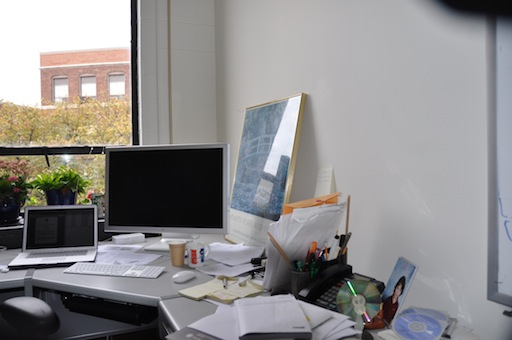
#> input picture Project 2/DanaOffice/DSC_0308.JPG, 512 x 340 px
$ jupyter execute --allow-errors 'Harris Corner Matching.ipynb'
#> lines starting #> are read from the running program, lines starting #| are printed output that depends on the picture; long printed decimals are rounded
[cell 1]
import numpy as np
from scipy import ndimage as nd
from PIL import Image, ImageDraw
import matplotlib.pyplot as plt

[cell 2]
# Gradient in x-direction
def Sobelx(image):
    sobelx = np.array([[1,0,-1],
                    [2,0,-2],
                    [1,0,-1]])
    Ix = nd.convolve(image,sobelx)
    return Ix


# Gradient in y-direction
def Sobely(image):
    sobely = np.array([[ 1, 2, 1],
                    [ 0, 0, 0],
                    [-1,-2,-1]])

    Iy = nd.convolve(image,sobely)
    return Iy


# Convert RGB to grayscale
def rgb2gray(image):
    image = np.array(image)
    r, c, ch = image.shape
    gray = np.zeros([r,c])

    gray = np.mean(image, axis=2)
    return gray


# Reduce image size
def reduceRes(image,factor):
    r,c = image.size
    r = int(np.floor(r/factor))
    c = int(np.floor(c/factor))
    new = image.resize((r,c))
    return new


# Box filter for smoothing
def boxFilter(image,rc):
    box = np.ones([rc,rc])/rc**2
    image = nd.convolve(image,box)
    return image


# Pad image with zeros
def pad(image,filter):
    r,c = filter.shape
    factor = int(np.floor(r/2))

    r_img, c_img = image.shape
    pad = np.zeros([r_img,factor])
    image = np.hstack([pad,image,pad])

    r_img, c_img = image.shape
    pad = np.zeros([factor,c_img])
    image = np.vstack([pad,image,pad])

    return image


# Normalized Cross Correlation
def norm_cross_corr(image,filter):
    r,c = image.shape
    ncc = np.zeros([r,c])

    padded = pad(image,filter)

    for i in range(r):
        for j in range(c):
            f = padded[i:i+filter.shape[0],j:j+filter.shape[1]]
            len_f = np.sqrt(np.sum(f**2))
            if len_f==0:
                norm_f = np.zeros(f.shape)
            else:
                norm_f = f/len_f
            norm_g = filter/np.sqrt(np.sum(filter**2))

            if filter.size != norm_f.size:
                print('Norm F:', norm_f)
                print('Filter:',filter)

            norm_f = np.reshape(norm_f,[1,filter.size])
            norm_g = np.reshape(norm_g,[filter.size,1])
            ncc[i,j] = np.dot(norm_f,norm_g)

    return ncc


# Harris Corner Detector
def HarrisCorner(image,threshold,width):

    # Peak finding for nonmax supression
    def peaks(image,window):
        factor = int(np.floor(window.shape[0]/2))
        image = pad(image,window)
        peaks = np.zeros([image.shape[0],image.shape[1]])

        for i in range(1,image.shape[0]-1):
            for j in range(1,image.shape[1]-1):
                window = image[i-1:i+2,j-1:j+2]
                if image[i,j]==np.amax(window):
                    peaks[i,j] = image[i,j]


        # remove padding
        peaks = peaks[factor:-factor,factor:-factor]

        return peaks

    # remove corners that are near the edge
    def nearEdge(corners,width):
        '''
        # Remove isolated corners in a window
        good_corners = np.copy(corners)
        good_corners[good_corners>0] = 1
        good_corners[good_corners<0] = 0
        print('Previous corners with edges:', np.sum(good_corners))
        '''
        r,c = corners.shape
        edge = int(np.floor((width-1)/2))
        corners[0:edge,:] = 0
        corners[r-edge:r,:] = 0

        corners[:,0:edge] = 0
        corners[:,c-edge:c] = 0
        '''
        # Remove isolated corners in a window
        good_corners = np.copy(corners)
        good_corners[good_corners>0] = 1
        good_corners[good_corners<0] = 0
        print('Corners after removing edges:', np.sum(good_corners))
        '''
        return corners


    # Find gradients
    Ix = Sobelx(image)
    Iy = Sobely(image)
    Ixx = Ix**2
    Iyy = Iy**2

    # Compute R values
    detM = Ixx*Iyy
    traceM = Ixx+Iyy
    k = 0.05
    R = detM - k*traceM**2

    # Threshold values
    R[R <= threshold*np.amax(R)] = 0

    # Nonmax Supression
    R = peaks(R,np.ones([3,3]))

    # Remove corners near the edge
    R = nearEdge(R,width)

    return R


# Reduce threshold until ~1% of pixels are corners
def reducedHarris(image,width):

    threshold = 1.0
    ratio = 101
    while ratio >= 100:
        threshold = 0.1*threshold

        corners = HarrisCorner(image,threshold,width)
        # Number of corners
        idx = np.where(corners>0)
        idx = np.array(idx).T
        ratio = image.size/idx.shape[0]

    print('Threshold:',threshold)
    print('Corners:',idx.shape[0])

    return corners


# Draw lines between matches
def drawLines(image1,image2,matches,threshold):

    offset = image1.shape[0]
    x = np.copy(matches[:,0:4:2])
    x[:,1] = x[:,1] + offset
    y = np.copy(matches[:,1:4:2])

    both = np.vstack([image1,image2])
    plt.imshow(both,cmap='gray')
    for i in range(0,x.shape[0]):
        if matches[i,-1] >= threshold:
            plt.plot(y[i,:],x[i,:])

    return


# Normalized Cross Correlation of two equal shaped patches
def patchNCC(f,g):

    len_f = np.sqrt(np.sum(f**2))
    norm_f = f/len_f

    len_g = np.sqrt(np.sum(g**2))
    norm_g = g/len_g

    norm_f = np.reshape(norm_f,[1,f.size])
    norm_g = np.reshape(norm_g,[g.size,1])
    ncc = np.dot(norm_f,norm_g)

    return ncc


# Find matches from im1 to im2
def patch2patch(im1,im2,corners1,corners2,width,num_matches):

    # Patch from location
    def getPatch(im,r,c,width):
        left = int( (width-1)/2 )
        right = int( (width-1)/2 + 1 )
        patch = im[r-left:r+right,c-left:c+right]
        return patch

    def cornerCoord(corners):
        idx = np.where(corners>0)
        idx = np.array(idx).T
        return idx

    # Find patch coordinates
    coord1 = cornerCoord(corners1)
    coord2 = cornerCoord(corners2)

    matches = np.zeros([num_matches,5])

    i = 0
    while i<num_matches:
        r1 = coord1[i,0]
        c1 = coord1[i,1]
        match = np.array([r1,c1,0,0,0])

        # Match the patch to second image
        patch1 = getPatch(im1,r1,c1,width)

        for j in range(coord2.shape[0]):
            r2 = coord2[j,0]
            c2 = coord2[j,1]
            patch2 = getPatch(im2,r2,c2,width)

            ncc = patchNCC(patch1,patch2)
            if ncc >= match[4]:
                match = [r1,c1,r2,c2,ncc]

        matches[i,:] = match
        i+=1

    return matches

# Load Image, Reduce Size, Convert to Gray

[cell 3]
# Load image1
file = 'DanaHallWay1/DSC_0282.JPG'
file = 'DanaOffice/DSC_0308.JPG'
image = Image.open(file)
#> image is the input picture: PIL image 512x340 RGB; mean R, G, B 141.8, 140, 139.9

resize = np.max(image.size)/100
#> resize = 5.12

# Reduce resolution
image1 = reduceRes(image,resize)
# Convert to grayscale
gray1 = rgb2gray(image1)

# Load image2
file = 'DanaHallWay1/DSC_0283.JPG'
file = 'DanaOffice/DSC_0309.JPG'
image = Image.open(file)
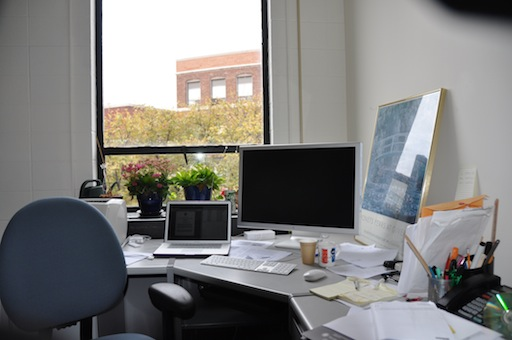
#> input picture Project 2/DanaOffice/DSC_0309.JPG, 512 x 340 px
#> image is the input picture: PIL image 512x340 RGB; mean R, G, B 127.9, 127.3, 125.7
# Reduce resolution
image2 = reduceRes(image,resize)
#> call 2 of reduceRes, with factor = 5.12
#> in reduceRes (call 2), `new = image.resize((r,c))`:
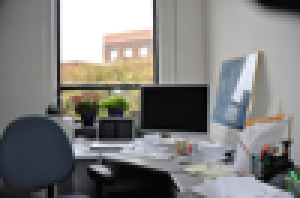
#> new: PIL image 100x66 RGB (shown 3 times larger); mean R, G, B 127.9, 127.2, 125.6
# Convert to grayscale
gray2 = rgb2gray(image2)
#> in rgb2gray (call 2), `gray = np.mean(image, axis=2)`:
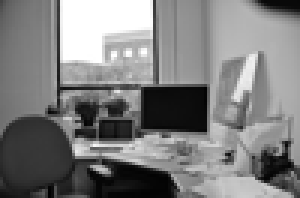
#> gray: shape (66, 100) float64 (shown 3 times larger); min 0.667, max 255, mean 126.9

# Add blurring to reduce noise level

[cell 4]
# Smooth image
blur = 1
im1 = boxFilter(gray1,blur)
im2 = boxFilter(gray2,blur)

plt.imshow(im1,cmap='gray')
plt.show()
plt.imshow(im2,cmap='gray')

[cell 5]
# Find sparse corners
print('Finding corners...')
width = 7
corners1 = reducedHarris(im1,width)
#> the loop in reducedHarris, `while ratio >= 100:` made 2 passes
#> idx on passes 1 to 2: 38 positions, rows 16 to 62, columns 5 to 76, 106 positions, rows 4 to 62, columns 3 to 95
#> pass 1, in Sobelx, `Ix = nd.convolve(image,sobelx)`:
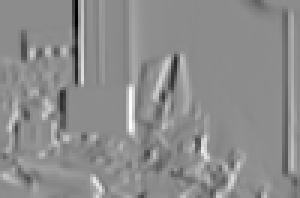
#> Ix: shape (66, 100) float64 (shown 3 times larger); min -816.7, max 661.3, mean 1.3; drawn with min black and max white
#> pass 1, in Sobely, `Iy = nd.convolve(image,sobely)`:
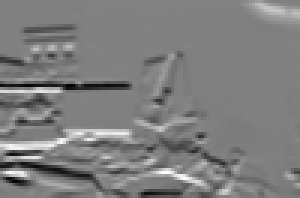
#> Iy: shape (66, 100) float64 (shown 3 times larger); min -655.3, max 646.3, mean -9.8; drawn with min black and max white
#> pass 1, in HarrisCorner, `Iyy = Iy**2`:
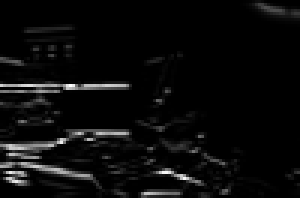
#> Iyy: shape (66, 100) float64 (shown 3 times larger); min 0, max 429461.8, mean 18843.2; drawn with min black and max white
#> after the loop in reducedHarris, `while ratio >= 100:`: threshold = 0.01
#| Threshold: 0.01
#| Corners: 106
corners2 = reducedHarris(im2,width)
#> the loop in reducedHarris (call 2), `while ratio >= 100:` made 2 passes
#> idx on passes 1 to 2: 37 positions, rows 20 to 62, columns 20 to 96, 100 positions, rows 14 to 62, columns 15 to 96
#> pass 1, in Sobelx (call 3), `Ix = nd.convolve(image,sobelx)`:
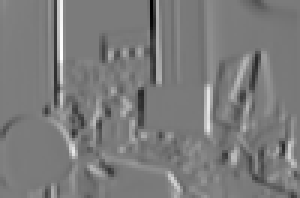
#> Ix: shape (66, 100) float64 (shown 3 times larger); min -796, max 852, mean 3.9; drawn with min black and max white
#> pass 1, in Sobely (call 3), `Iy = nd.convolve(image,sobely)`:
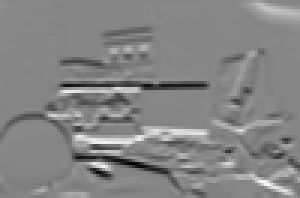
#> Iy: shape (66, 100) float64 (shown 3 times larger); min -773.3, max 697.3, mean -8.2; drawn with min black and max white
#> pass 1, in HarrisCorner (call 3), `Ixx = Ix**2`:
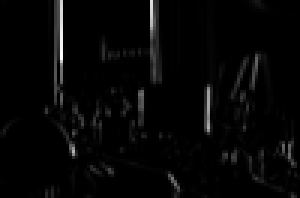
#> Ixx: shape (66, 100) float64 (shown 3 times larger); min 0, max 725904, mean 17808.9; drawn with min black and max white
#> pass 1, in HarrisCorner (call 3), `Iyy = Iy**2`:
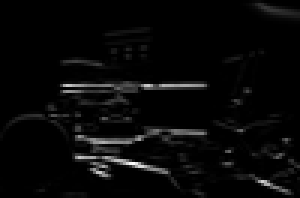
#> Iyy: shape (66, 100) float64 (shown 3 times larger); min 0, max 598044.4, mean 19462.1; drawn with min black and max white
#| Threshold: 0.01
#| Corners: 100

[cell 6]
# Find matches
print('Finding matches...')
num_matches = np.sum(corners1>0)
#> num_matches = 106
#> (the rest of this cell did not finish here and is left out)

#> in cornerCoord, `idx = np.where(corners>0)`: idx = 106 positions, rows 4 to 62, columns 3 to 95
#> in cornerCoord, `idx = np.array(idx).T`: idx = 106 pairs, first value 4 to 62, second value 3 to 95
#> in patch2patch, `coord1 = cornerCoord(corners1)`: coord1 has the same summary as idx in cornerCoord
#> in patch2patch, `coord2 = cornerCoord(corners2)`: coord2 = 100 pairs, first value 14 to 62, second value 15 to 96
#> the loop in patch2patch, `while i<num_matches:` made 1 pass
#> (r1, c1) on pass 1: (4, 94)
#> after the loop in patch2patch, `while i<num_matches:`: i = 0
print(matches.shape[0],'matches found.')
drawLines(im1,im2,matches,0.9)

[cell 7]
# Find matches
print('Finding matches...')
num_matches = np.sum(corners2>0)
#> num_matches = 100
#> (the rest of this cell did not finish here and is left out)

#> the loop in patch2patch, `while i<num_matches:` made 1 pass
#> (r1, c1) on pass 1: (14, 35)
print(matches.shape[0],'matches found.')
drawLines(im2,im1,matches,0.9)
